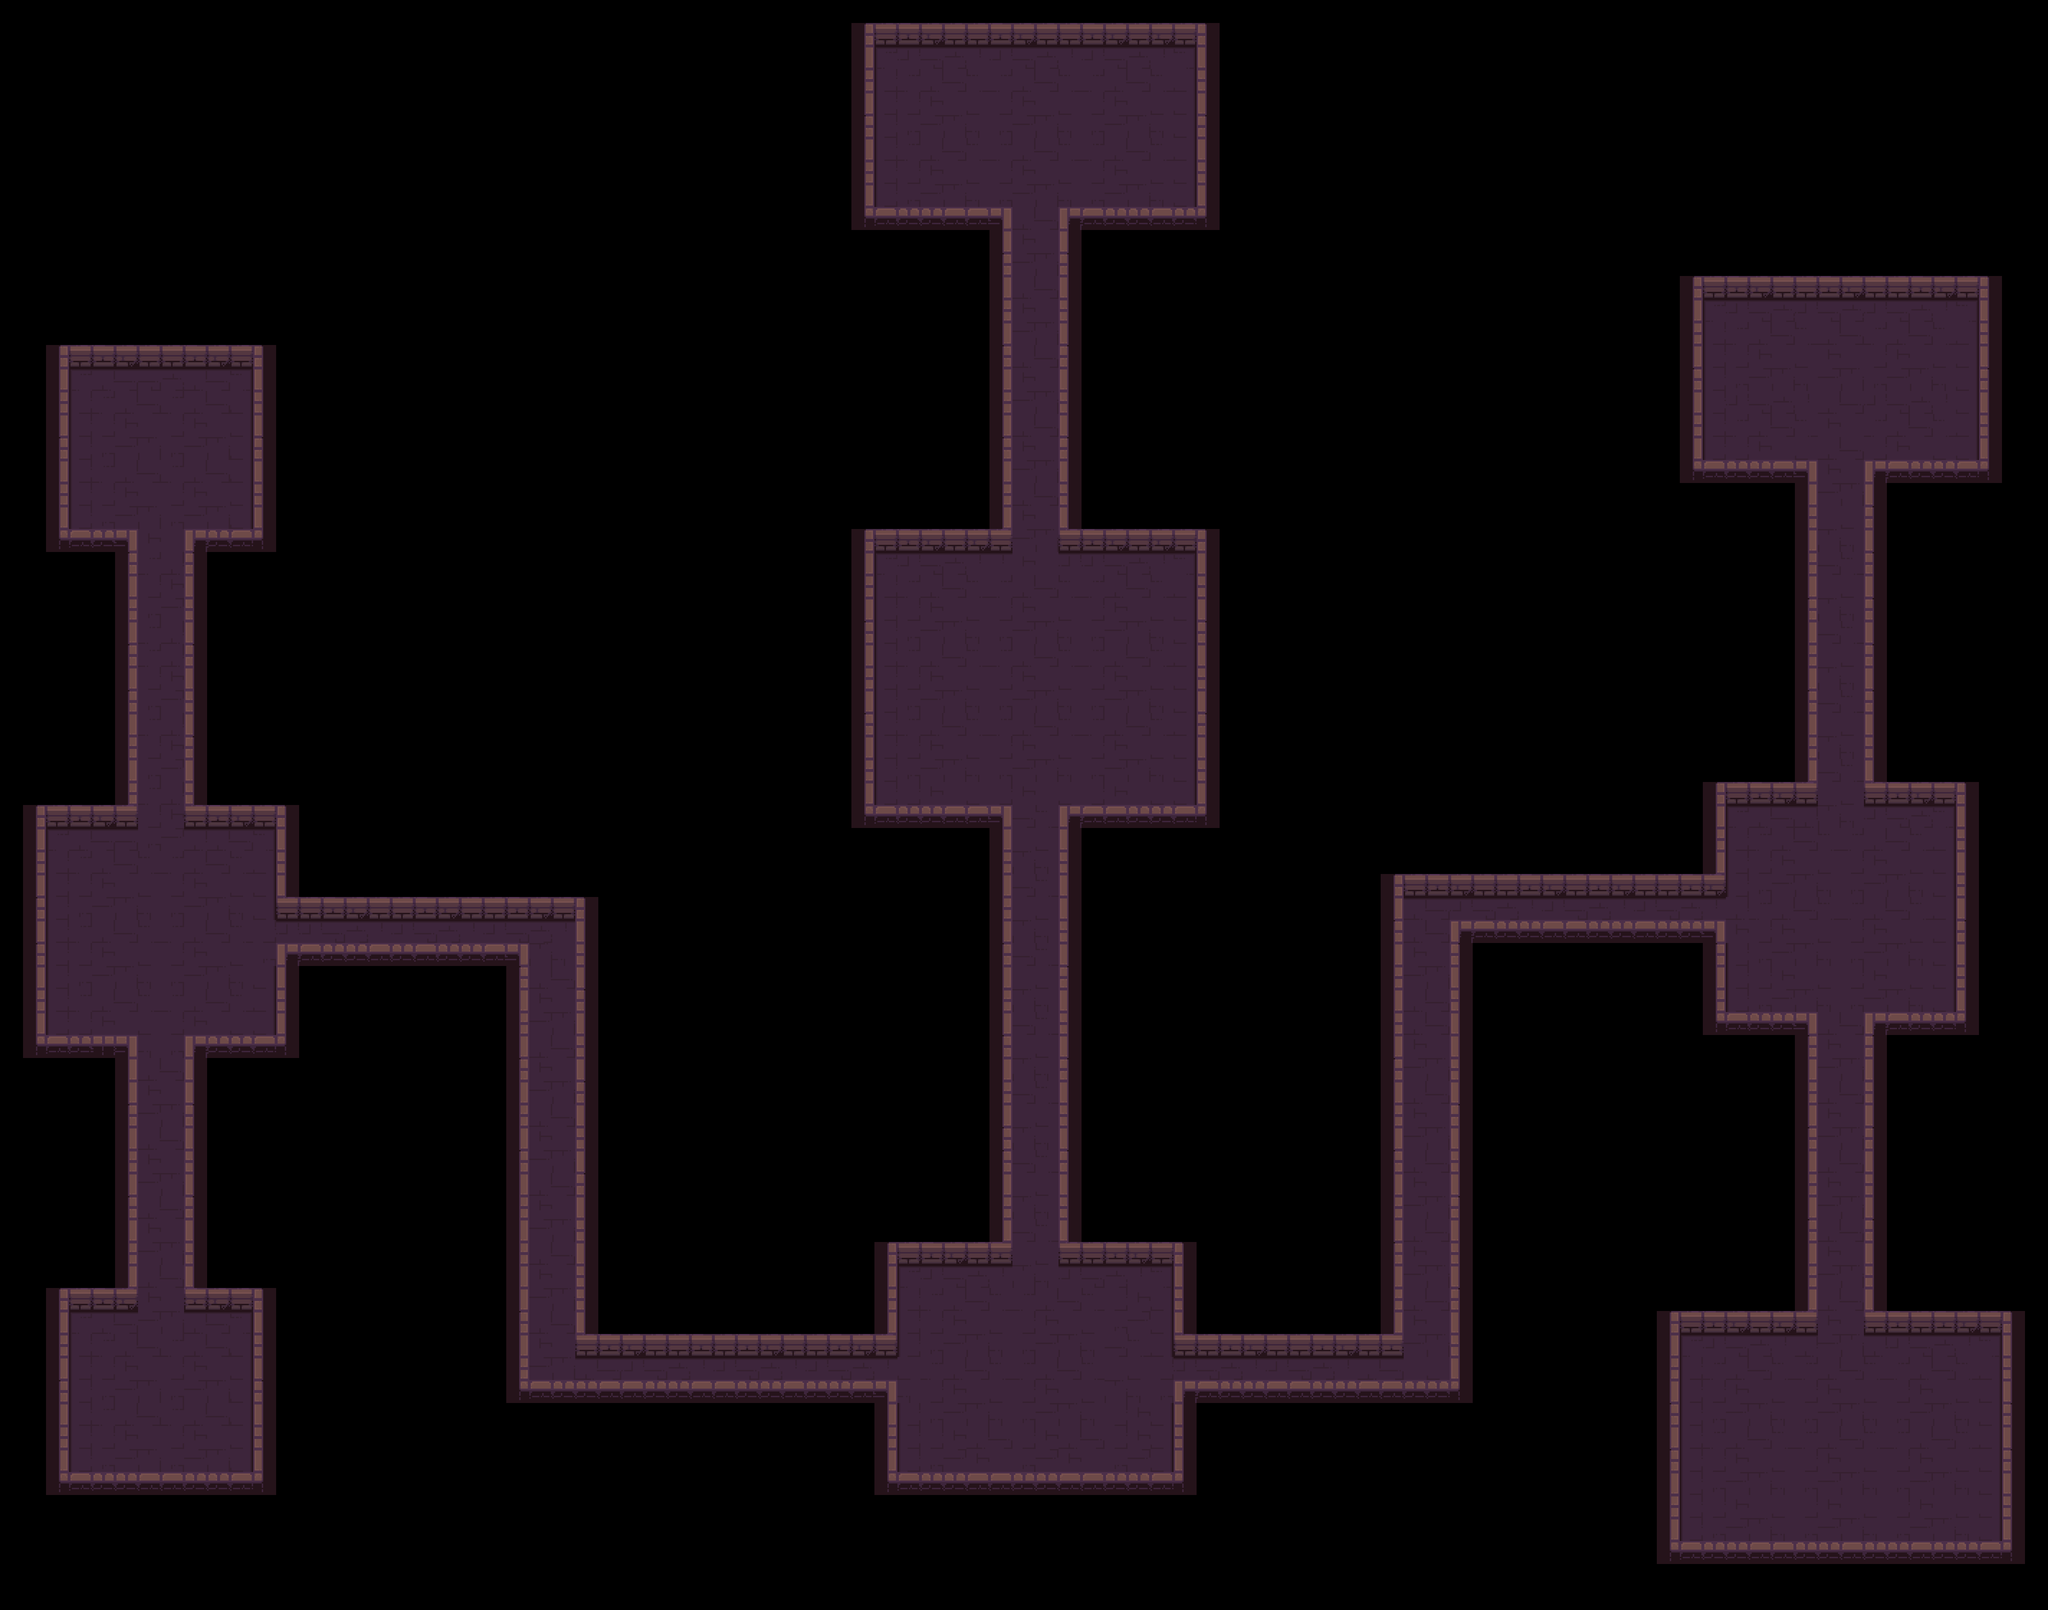

This is a level from a 2D game, rendered from its Tiled map with the project's own tilesets. A one-line summary and the map file follow, with tile-layer data summarised:
An orthogonal 89x70 tile map with 64x64 px tiles, 3 tile layers (Floor, Walls, ForeWall), 2 tilesets and 14 objects.

<map version="1.10" tiledversion="1.11.2" orientation="orthogonal" renderorder="right-down" width="89" height="70" tilewidth="64" tileheight="64" infinite="0" nextlayerid="9" nextobjectid="1">
 <tileset firstgid="1" name="Dungeon_Tileset_main" tilewidth="64" tileheight="64" tilecount="100" columns="10">
  <image source="../../background/tilesets/map1/Dungeon_Tileset.png" width="640" height="640" />
  <tile id="1">
   <objectgroup draworder="index" id="3">
    <object id="3" x="0" y="0" width="64" height="32" />
   </objectgroup>
  </tile>
  <tile id="2">
   <objectgroup draworder="index" id="2">
    <object id="1" x="0" y="0" width="64" height="32" />
   </objectgroup>
  </tile>
  <tile id="3">
   <objectgroup draworder="index" id="2">
    <object id="1" x="0" y="0" width="64" height="32" />
   </objectgroup>
  </tile>
  <tile id="4">
   <objectgroup draworder="index" id="2">
    <object id="1" x="0" y="0" width="64" height="32" />
   </objectgroup>
  </tile>
  <tile id="41">
   <objectgroup draworder="index" id="2">
    <object id="1" x="0" y="32" width="64" height="32" />
   </objectgroup>
  </tile>
  <tile id="42">
   <objectgroup draworder="index" id="2">
    <object id="1" x="0" y="32" width="64" height="32" />
   </objectgroup>
  </tile>
  <tile id="43">
   <objectgroup draworder="index" id="2">
    <object id="1" x="0" y="32" width="64" height="32" />
   </objectgroup>
  </tile>
  <tile id="44">
   <objectgroup draworder="index" id="3">
    <object id="2" x="0" y="32" width="64" height="32" />
   </objectgroup>
  </tile>
  <tile id="50">
   <objectgroup draworder="index" id="2">
    <object id="1" x="0" y="32" width="64" height="32" />
   </objectgroup>
  </tile>
  <tile id="51">
   <objectgroup draworder="index" id="2">
    <object id="1" x="0" y="32" width="64" height="32" />
   </objectgroup>
  </tile>
  <tile id="52">
   <objectgroup draworder="index" id="3">
    <object id="2" x="0" y="32" width="64" height="32" />
   </objectgroup>
  </tile>
  <tile id="53">
   <objectgroup draworder="index" id="2">
    <object id="1" x="0" y="32" width="64" height="32" />
   </objectgroup>
  </tile>
  <tile id="54">
   <objectgroup draworder="index" id="2">
    <object id="1" x="0" y="32" width="64" height="32" />
   </objectgroup>
  </tile>
  <tile id="55">
   <objectgroup draworder="index" id="3">
    <object id="2" x="0" y="32" width="64" height="32" />
   </objectgroup>
  </tile>
 </tileset>
 <tileset firstgid="101" source="Dungeon_Tileset_main.tsx" />
 <layer id="4" name="Floor" width="89" height="70">
  <data>[6230 cells, 1220 non-empty, 28 distinct tile ids]</data>
 </layer>
 <layer id="7" name="Walls" width="89" height="70">
  <data>[6230 cells, 688 non-empty, 23 distinct tile ids]</data>
 </layer>
 <layer id="8" name="ForeWall" width="89" height="70">
  <data>[6230 cells, 161 non-empty, 9 distinct tile ids]</data>
 </layer>
</map>
